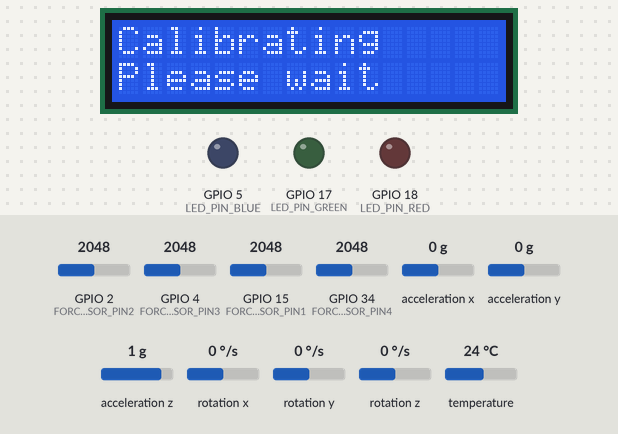
Bench run of a sketch on a simulated ESP32. Parts: 16×2 character LCD, output pins drawn as LEDs (lit = HIGH). The inputs (shaded band) are chosen by the test bench; at power-on: GPIO 2 (FORCE_SENSOR_PIN2) = 2048, GPIO 4 (FORCE_SENSOR_PIN3) = 2048, GPIO 15 (FORCE_SENSOR_PIN1) = 2048, GPIO 34 (FORCE_SENSOR_PIN4) = 2048, acceleration x 0 g, acceleration y 0 g, acceleration z 1 g, rotation x 0 °/s, rotation y 0 °/s, rotation z 0 °/s, temperature 24 °C. What the sketch prints to the serial monitor is not drawn.

Above: at 2.6 s.
At 5.4 s:
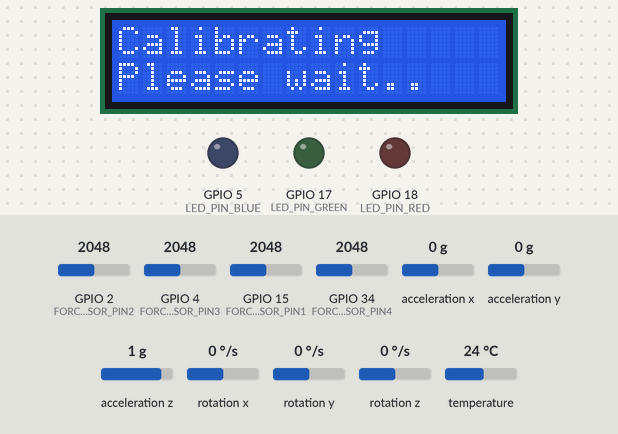
At 8.1 s:
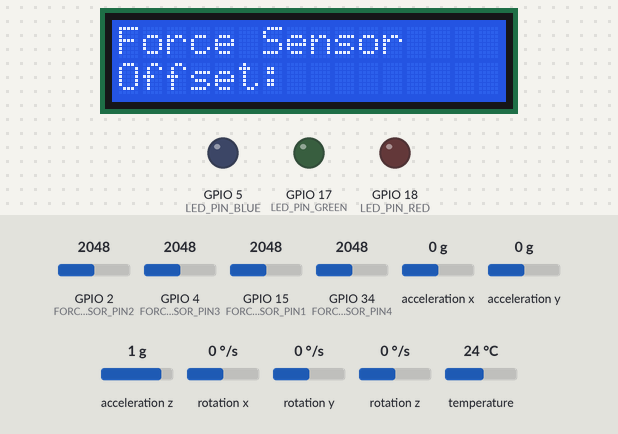
At 12.1 s:
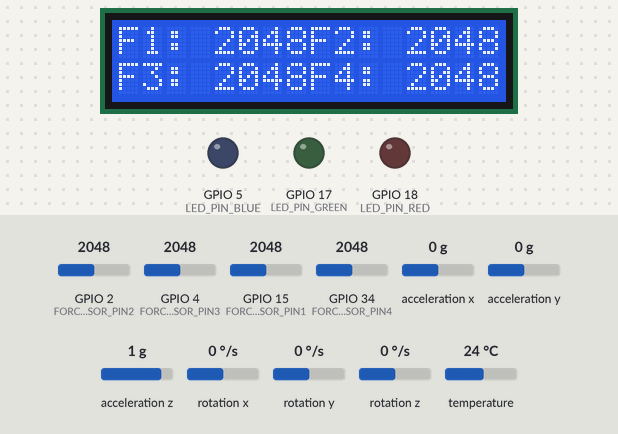
At 17.6 s:
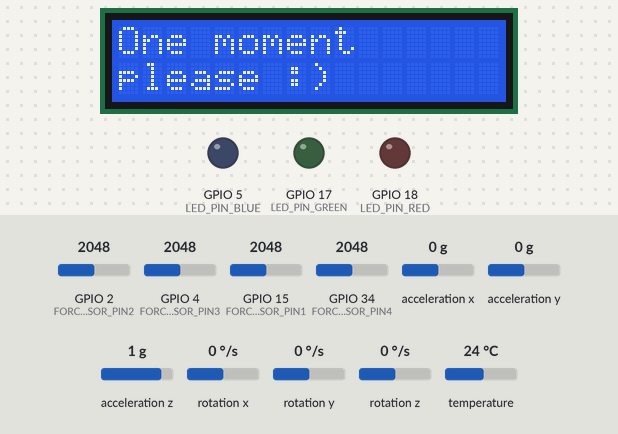
At 22.6 s:
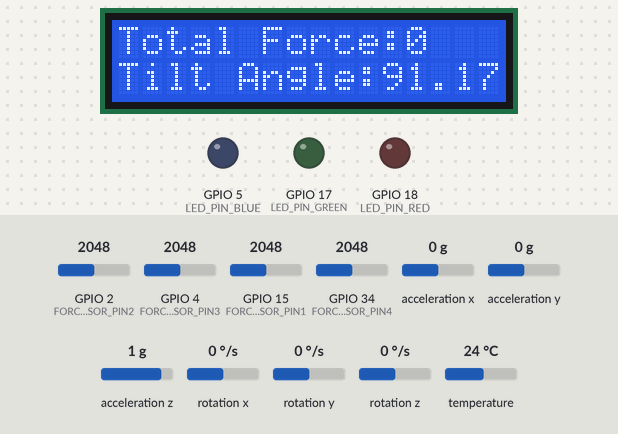

The sketch:

ESP32_Project.ino
```cpp
#include <LiquidCrystal.h>
#include <Adafruit_MPU6050.h>
#include <Adafruit_Sensor.h>
#include <Wire.h>

// Class Objects
LiquidCrystal lcd(32, 33, 14, 27, 26, 25);
Adafruit_MPU6050 mpu;

// Object event to pull sensor readings
sensors_event_t a, g, temp;

// Force sensor pins (analogread)
#define FORCE_SENSOR_PIN1 15  // the FSR1 and 2.4k pulldown are connected to P15
#define FORCE_SENSOR_PIN2 2  // the FSR2 and 2.4k pulldown are connected to P2
#define FORCE_SENSOR_PIN3 4  // the FSR3 and 2.4k pulldown are connected to P4
#define FORCE_SENSOR_PIN4 34  // the FSR4 and 1k pulldown are connected to P34

// LED color pins (analogwrite)
#define LED_PIN_RED 18         // the LED Red pin is connected to P5
#define LED_PIN_GREEN 17      // the LED Green pin is connected to P17
#define LED_PIN_BLUE 5       // the LED Blue pin is connected to P16

// Initialize Global Variables
int analogReading1, analogReading2, analogReading3, analogReading4;
int analog_offset1, analog_offset2, analog_offset3, analog_offset4 = 0;
float tilt_angle;

// Sensor Thresholds
int light_touch = 10;
int light_squeeze = 300;
int medium_squeeze = 1200;
int big_squeeze = 1900;

// IMU offsets (run calibration script to obtain values)
float ax_offset = 0.51;
float ay_offset = 0.2;
float az_offset = 0.75;
float gx_offset = 0.06;
float gy_offset = 0.03;
float gz_offset = 0.04;

// ----------------------------- SETUP ------------------------------- //
void setup() {
  Serial.begin(115200);

  while (!Serial){
    delay(10); // will pause until serial begins
  }

  Serial.println("Serial port initialized.");
  delay(2000);

  lcd.begin(16, 2);
  delay(500);

  lcd.clear();
  lcd.setCursor(0,0);
  lcd.print("Calibrating");
  lcd.setCursor(0,1);
  lcd.print("Please wait");

  mpu_setup();
  force_sensor_setup();
  delay(5000);

  pinMode(LED_PIN_RED,OUTPUT);
  pinMode(LED_PIN_GREEN,OUTPUT);
  pinMode(LED_PIN_BLUE,OUTPUT);

  Serial.println("Initialization complete... Starting script.");
  lcd.clear();
  delay(500);
  lcd.setCursor(0,0);
  lcd.print("One moment");
  lcd.setCursor(0,1);
  lcd.print("please :)");
  delay(5000);

}

// ------------------------------ LOOP ------------------------------ //
void loop() {

  /* Get new sensor events with the readings */
  mpu.getEvent(&a, &g, &temp);

  a.acceleration.x = a.acceleration.x - ax_offset;
  a.acceleration.y = a.acceleration.y - ay_offset;
  a.acceleration.z = a.acceleration.z - az_offset;

  tilt_angle = acos(a.acceleration.y / 9.8)*57.2958;

  g.gyro.x = g.gyro.x - gx_offset;
  g.gyro.y = g.gyro.y - gy_offset;
  g.gyro.z = g.gyro.z - gz_offset;

  analogReading1 = analogRead(FORCE_SENSOR_PIN1) - analog_offset1;
  analogReading2 = analogRead(FORCE_SENSOR_PIN2) - analog_offset2;
  analogReading3 = analogRead(FORCE_SENSOR_PIN3) - analog_offset3;
  analogReading4 = analogRead(FORCE_SENSOR_PIN4) - analog_offset4;

  /* Print out the values */
  Serial.print("Acceleration X: ");
  Serial.print(a.acceleration.x);
  Serial.print(", Y: ");
  Serial.print(a.acceleration.y);
  Serial.print(", Z: ");
  Serial.print(a.acceleration.z);
  Serial.println(" m/s^2");

  Serial.print("Rotation X: ");
  Serial.print(g.gyro.x);
  Serial.print(", Y: ");
  Serial.print(g.gyro.y);
  Serial.print(", Z: ");
  Serial.print(g.gyro.z);
  Serial.println(" rad/s");

  Serial.print("Temperature: ");
  Serial.print(temp.temperature);
  Serial.println(" degC");

  Serial.println("");

  Serial.println("Force sensor reading:");

// FORCE SENSOR 1
  Serial.print("Force Sensor 1 = ");
  Serial.print(analogReading1); // print the raw analog reading

  if (analogReading1 < light_touch)       // from 0 to 9
    Serial.println(" -> no pressure");
  else if (analogReading1 < light_squeeze) // from 10 to 199
    Serial.println(" -> light touch");
  else if (analogReading1 < medium_squeeze) // from 200 to 499
    Serial.println(" -> light squeeze");
  else if (analogReading1 < big_squeeze) // from 500 to 799
    Serial.println(" -> medium squeeze");
  else // from 800 to 1023
    Serial.println(" -> big squeeze");

// FORCE SENSOR 2
  Serial.print("Force Sensor 2 = ");
  Serial.print(analogReading2); // print the raw analog reading

  if (analogReading2 < light_touch)       // from 0 to 9
    Serial.println(" -> no pressure");
  else if (analogReading2 < light_squeeze) // from 10 to 199
    Serial.println(" -> light touch");
  else if (analogReading2 < medium_squeeze) // from 200 to 499
    Serial.println(" -> light squeeze");
  else if (analogReading2 < big_squeeze) // from 500 to 799
    Serial.println(" -> medium squeeze");
  else // from 800 to 1023
    Serial.println(" -> big squeeze");

// FORCE SENSOR 3
  Serial.print("Force Sensor 3 = ");
  Serial.print(analogReading3); // print the raw analog reading

  if (analogReading3 < light_touch)       // from 0 to 50
    Serial.println(" -> no pressure");
  else if (analogReading3 < light_squeeze) // from 10 to 199
    Serial.println(" -> light touch");
  else if (analogReading3 < medium_squeeze) // from 200 to 499
    Serial.println(" -> light squeeze");
  else if (analogReading3 < big_squeeze) // from 500 to 799
    Serial.println(" -> medium squeeze");
  else // from 800 to 1023
    Serial.println(" -> big squeeze");

// FORCE SENSOR AVG
  int avgSensorReading = (analogReading1+analogReading2+analogReading3)/3;
  Serial.print("Average Sensor= ");
  Serial.print(avgSensorReading); // print the raw analog reading

  if (avgSensorReading < light_touch){      // from 0 to 50
    Serial.println(" -> no pressure");
    digitalWrite(LED_PIN_RED, LOW);
    digitalWrite(LED_PIN_GREEN, LOW);
    digitalWrite(LED_PIN_BLUE, LOW);
  }
  else if (avgSensorReading < light_squeeze){ // from 10 to 199
    Serial.println(" -> light touch");
    digitalWrite(LED_PIN_RED, HIGH);
    digitalWrite(LED_PIN_GREEN, HIGH);
    digitalWrite(LED_PIN_BLUE, HIGH);
  }
  else if (avgSensorReading < medium_squeeze){ // from 200 to 499
    Serial.println(" -> light squeeze");
    digitalWrite(LED_PIN_RED, LOW);
    digitalWrite(LED_PIN_GREEN, LOW);
    digitalWrite(LED_PIN_BLUE, HIGH);
  }
  else if (avgSensorReading < big_squeeze){ // from 500 to 799
    Serial.println(" -> medium squeeze");
    digitalWrite(LED_PIN_RED, LOW);
    digitalWrite(LED_PIN_GREEN, HIGH);
    digitalWrite(LED_PIN_BLUE, LOW);
  }
  else{ // from 800 to 1023
    Serial.println(" -> big squeeze");
    digitalWrite(LED_PIN_RED, HIGH);
    digitalWrite(LED_PIN_GREEN, LOW);
    digitalWrite(LED_PIN_BLUE, LOW);
  }

  // FORCE SENSOR 4
  Serial.print("Pen-Paper Force Sensor= ");
  Serial.println(analogReading4); // print the raw analog reading

//  if (analogReading4 < light_touch)       // from 0 to 9
//    Serial.println(" -> no pressure");
//  else if (analogReading4 < light_squeeze) // from 10 to 199
//    Serial.println(" -> light touch");
//  else if (analogReading4 < medium_squeeze) // from 200 to 499
//    Serial.println(" -> light squeeze");
//  else if (analogReading4 < big_squeeze) // from 500 to 799
//    Serial.println(" -> medium squeeze");
//  else // from 800 to 1023
//    Serial.println(" -> big squeeze");

  lcd.clear();
  lcd.setCursor(0,0);
  lcd.print("Total Force:");
  lcd.setCursor(12,0);
  lcd.print(avgSensorReading);

  lcd.setCursor(0,1);  lcd.print("Tilt Angle:");
  lcd.setCursor(11,1); lcd.print(tilt_angle);


  delay(1000);
}

// ------------------------------ MPU ------------------------------- //
void mpu_setup(){
  Serial.println("Adafruit MPU6050 Setup");

  // Try to initialize!
  if (!mpu.begin()) {
    Serial.println("Failed to find MPU6050 chip");
    while (1) {
      delay(10);
    }
  }
  Serial.println("MPU6050 Found!");

  mpu.setAccelerometerRange(MPU6050_RANGE_8_G);
  Serial.print("Accelerometer range set to: ");
  switch (mpu.getAccelerometerRange()) {
  case MPU6050_RANGE_2_G:
    Serial.println("+-2G");
    break;
  case MPU6050_RANGE_4_G:
    Serial.println("+-4G");
    break;
  case MPU6050_RANGE_8_G:
    Serial.println("+-8G");
    break;
  case MPU6050_RANGE_16_G:
    Serial.println("+-16G");
    break;
  }
  mpu.setGyroRange(MPU6050_RANGE_500_DEG);
  Serial.print("Gyro range set to: ");
  switch (mpu.getGyroRange()) {
  case MPU6050_RANGE_250_DEG:
    Serial.println("+- 250 deg/s");
    break;
  case MPU6050_RANGE_500_DEG:
    Serial.println("+- 500 deg/s");
    break;
  case MPU6050_RANGE_1000_DEG:
    Serial.println("+- 1000 deg/s");
    break;
  case MPU6050_RANGE_2000_DEG:
    Serial.println("+- 2000 deg/s");
    break;
  }

  mpu.setFilterBandwidth(MPU6050_BAND_5_HZ);
  Serial.print("Filter bandwidth set to: ");
  switch (mpu.getFilterBandwidth()) {
  case MPU6050_BAND_260_HZ:
    Serial.println("260 Hz");
    break;
  case MPU6050_BAND_184_HZ:
    Serial.println("184 Hz");
    break;
  case MPU6050_BAND_94_HZ:
    Serial.println("94 Hz");
    break;
  case MPU6050_BAND_44_HZ:
    Serial.println("44 Hz");
    break;
  case MPU6050_BAND_21_HZ:
    Serial.println("21 Hz");
    break;
  case MPU6050_BAND_10_HZ:
    Serial.println("10 Hz");
    break;
  case MPU6050_BAND_5_HZ:
    Serial.println("5 Hz");
    break;
  }
  Serial.print("Accel_X offset: ");
  Serial.println(ax_offset);
  Serial.print("Accel_Y offset: ");
  Serial.println(ay_offset);
  Serial.print("Accel_Z offset: ");
  Serial.println(az_offset);
}

// ----------------------------- FORCE SENSOR ------------------------------ //
void force_sensor_setup(){
  Serial.println("Initializing Sensor Readings");


  int tracker_1, tracker_2, tracker_3 = 0;

  while(1){
    if(tracker_1 >= 3){
      tracker_1 = 0;
      lcd.setCursor(11,1); lcd.print("   ");
      lcd.setCursor(11,1);
    }
    if(tracker_2 >= 100){
      tracker_2 = 0;
      tracker_1++;
      lcd.print(".");
    }
    delay(5);

    analogReading1 = analogRead(FORCE_SENSOR_PIN1);
    analogReading2 = analogRead(FORCE_SENSOR_PIN2);
    analogReading3 = analogRead(FORCE_SENSOR_PIN3);
    analogReading4 = analogRead(FORCE_SENSOR_PIN4);
    analog_offset1 = analog_offset1 + analogReading1;
    analog_offset2 = analog_offset2 + analogReading2;
    analog_offset3 = analog_offset3 + analogReading3;
    analog_offset4 = analog_offset4 + analogReading4;

    tracker_2++;
    tracker_3++;

    if(tracker_3 >= 1000){
      break;
    }

  }

  analog_offset1 = analog_offset1 / tracker_3;
  analog_offset2 = analog_offset2 / tracker_3;
  analog_offset3 = analog_offset3 / tracker_3;
  analog_offset4 = analog_offset4 / tracker_3;

  lcd.clear();
  lcd.setCursor(0,0); lcd.print("Force Sensor");
  lcd.setCursor(0,1); lcd.print("Offset: ");

  delay(4000);

  lcd.clear();
  lcd.setCursor(0,0); lcd.print("F1: ");
  lcd.setCursor(4,0); lcd.print(analog_offset1);
  lcd.setCursor(8,0); lcd.print("F2: ");
  lcd.setCursor(12,0); lcd.print(analog_offset2);
  lcd.setCursor(0,1); lcd.print("F3: ");
  lcd.setCursor(4,1); lcd.print(analog_offset3);
  lcd.setCursor(8,1); lcd.print("F4: ");
  lcd.setCursor(12,1); lcd.print(analog_offset4);

  Serial.print("Force sensor 1 offset: ");
  Serial.println(analog_offset1);
  Serial.print("Force sensor 2 offset: ");
  Serial.println(analog_offset2);
  Serial.print("Force sensor 3 offset: ");
  Serial.println(analog_offset3);
  Serial.print("Force sensor 4 offset: ");
  Serial.println(analog_offset4);

}
```

Measured:
- what the display in image 2 shows lasts 4.0 s, from 8.0 s to 12.0 s
- what the display in image 3 shows lasts 5.1 s, from 12.0 s to 17.1 s
